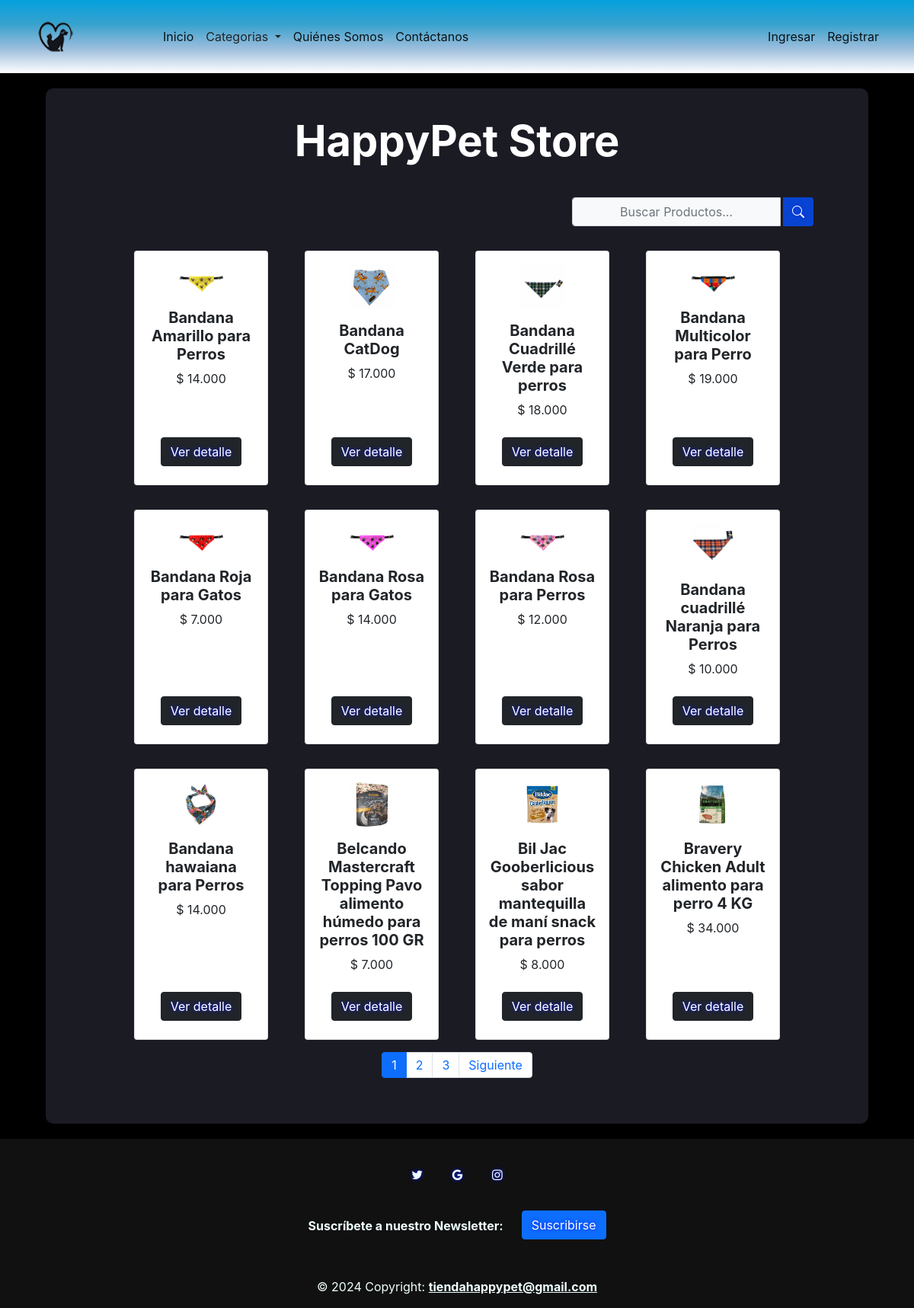
The page / on the database its author committed.
### tienda/models.py (models this page shows, shortened)
class Productos(models.Model):
    nombre = models.CharField(max_length=100)
    imagen = models.ImageField(upload_to='imgproductos/%Y/%m/%d', blank=True)
    descripcion = models.CharField(max_length=500)
    precio = models.IntegerField()
    stock = models.IntegerField(null=True, default=0)
    categoria = models.ForeignKey(Categorias, on_delete=models.PROTECT)
    oferta = models.BooleanField(default=False)
    class Meta:
        db_table = 'productos'
        verbose_name = 'Producto'
        verbose_name_plural = 'Productos'
        ordering = ['id']

### tienda/views.py (the view)
# urls.py: path('', views.index, name='index'),
def index(request):
    busqueda = request.POST.get("buscador")
    product_list = Productos.objects.order_by('nombre')
    page = request.GET.get('page', 1)
    if busqueda:
        product_list = Productos.objects.filter(
            Q(nombre__icontains = busqueda) |
            Q(descripcion__icontains = busqueda)
        ).distinct()
    try:
        paginator = Paginator(product_list, 12)
        product_list = paginator.page(page)
    except:
        raise Http404
    data = {'entity': product_list,
            'paginator': paginator
    }
    return render(request, 'index.html', data)

### tienda/context_processors.py (called while the page is built)
def extras(request):
	lista_categorias = Categorias.objects.all().order_by('nombre')
	return {'categorias':lista_categorias}

def importe_total_carro(request):
	total=0
	if request.user.is_authenticated:
		if "carro" in request.session:
			for key, value in request.session["carro"].items():
				total= total + int(value["precio"])
	return {"importe_total_carro":total}

### templates/index.html (shortened to what this page needs)
{% extends "layouts/tienda.html" %} {% load static %} {% block content %}
<div class="min-vh-100 d-flex flex-colum pb-3">
    <div class="container">
        <header class="py-3 rounded-bottom animate__animated animate__zoomIn animate__delay-0.3s">
            <div class="text-center text-white ">
                <h1 class="display-4 fw-bolder animate__animated animate__bounceInDown animate__delay-0.4s">HappyPet Store</h1>
            </div>
        </header>
        <div class="pt-3">
            <form class="d-flex d-md-inlne-block form-inline justify-content-end" method="POST" action="">
                <div class="input-group">
                    <input type="text" class="form-control bg-light border-1 small text-center" name="buscador" placeholder="Buscar Productos..." value="{{ request.POST.buscador }}">
                    <div class="input-group-append">
                        <button class="btn btn-danger mx-1" type="submit" style="background-color: #0844d1; border: #0844d1;">
                    <i class="bi bi-search bi-sm"></i>
                </button>
                    </div>
                </div>
            </form>
        </div>
        <section class="py-2">
            <div class="container px-4 px-lg-5 mt-2 animate__animated animate__fadeIn animate__delay-0.3s">
                <div class="row gx-4 gx-lg-5 row-cols-2 row-cols-md-3 row-cols-xl-4 justify-content-center">
                    {% if entity %} {% for producto in entity %}
                    <div class="col my-3">
                        <div class="card h-100 text-center py-3">
                            {% if producto.imagen %}
                            <img class="mx-auto d-block img-fluid" src="{{ producto.imagen.url }}" alt="producto" width="60px%" /> {% else %}
                            <img class="card-img-top" src="https://dummyimage.com/450x300/dee2e6/6c757d.jpg" alt="sinImagen" /> {% endif %}
                            {% load humanize %}
                            <div class="card-body p-3">
                                <div class="text-center">
                                    <h5 class="fw-bolder">{{ producto.nombre }}</h5>
                                    $ {{ producto.precio | intcomma }}
                                </div>
                            </div>
                            <div class="card-footer p-2 pt-2 border-top-0 bg-transparent">
                                <div class="text-center">
                                    <a class="btn btn-dark mt-auto" href="{% url 'tienda:detalleproducto' producto.id %}">Ver detalle</a>
                                </div>
                            </div>
                        </div>
                    </div>
                    {% endfor %} {% else %}
                    <div class="text-center text-warning">
                        <h3> No se encontraron Productos!!</h3>
                    </div>
                    {% endif %}
                </div>
                <div>
                    {% include 'paginator.html' %}
                </div>
            </div>
        </section>
    </div>
</div>
{% endblock %}

### templates/layouts/tienda.html (shortened to what this page needs)
{% load static %}
<!DOCTYPE html>
<html lang="es">
<head>
    <link href="https://cdn.jsdelivr.net/npm/bootstrap@5.3.3/dist/css/bootstrap.min.css" rel="stylesheet">
    <link rel="stylesheet" href="https://cdnjs.cloudflare.com/ajax/libs/font-awesome/4.7.0/css/font-awesome.min.css">
    <link href="https://cdn.jsdelivr.net/npm/bootstrap-icons@1.5.0/font/bootstrap-icons.css" rel="stylesheet" />
    <link rel="stylesheet" href="https://cdn.jsdelivr.net/npm/bootstrap@4.5.3/dist/css/bootstrap.min.css">
    <link rel="stylesheet" href="https://cdnjs.cloudflare.com/ajax/libs/animate.css/4.1.1/animate.min.css" />
    <link rel="stylesheet" href="{% static 'css/styles.css' %}" />
    <scri src="{% static 'js/scripts.js' %}"></script>
</head>
<body style="background-image: url('/static/assets/fondoPet.png');
">
    <nav class="navbar navbar-expand-lg navbar-light bg-danger sticky-top" style="background: linear-gradient(#04a0dd, #32a6d3f6, #9cbddc, #ffffff); border: azure;">
        <div class="container px-2 px-lg-2">
            <a class="navbar-logo" href="/">
                <img class="img-fluid" src="{% static 'assets/LogoPetChicoH.png' %}" width="50%" heigth="50%" alt="logo"></a>
            <div class="collapse navbar-collapse" id="navbarSupportedContent">
                <ul class="navbar-nav me-auto mb-2 mb-lg-0 ms-lg-4">
                    <li class="nav-item">
                        <a class="nav-link active" aria-current="page" href="/"></span>
                            Inicio
                        </a>
                    </li>
                    <div class="dropdown show">
                        <a class="nav-link dropdown-toggle text-dark" href="#" role="button" id="dropdownMenuLink" data-toggle="dropdown" aria-haspopup="true" aria-expanded="false">
                            Categorias
                        </a>
                    </div>
                    <li class="nav-item">
                        <a class="nav-link active" aria-current="page" href="/nosotros">
                            Quiénes Somos
                        </a>
                    </li>
                    <li class="nav-item">
                        <a class="nav-link active" aria-current="page" href="/contacto">
                            Contáctanos
                        </a>
                    </li>
                </ul>
                <ul class="navbar-nav d-flex ml-auto mb-2 mb-lg-0 ms-lg-4">
                    {% if user.is_authenticated %}
                    {% load humanize %}
                    {% else %}
                    <li class="nav-item">
                        <a class="nav-link active" aria-current="page" href="/login">
                            Ingresar
                        </a>
                    </li>
                    <li class="nav-item">
                        <a class="nav-link active" aria-current="page" href="/registrar">
                            Registrar
                        </a>
                    </li>
                    {% endif %}
                </ul>
            </div>
        </div>
    </nav>
<div class="wrapper" style="background-color: rgb(27, 27, 36); width: 90%; max-width: 1500px; margin: 20px auto; padding: 20px; box-shadow: 0 0 10px rgba(0, 0, 0, 0.1); border-radius: 10px;">
    <section class="container">
        {% block content%} {% endblock %}
    </section>
</div>
{% include 'includes/footer.html' %}
</body>
</html>

### templates/paginator.html (shortened to what this page needs)
{% if paginator.num_pages > 1 %}
    <div class="d-flex justify-content-center">
        <ul class="pagination">
            {% for page in paginator.page_range %}
                {% if page < 7 or page == entity.number %}
                    <li class="page-item {% if page == entity.number %} active{% endif %}">
                        <a class="page-link" href="?page={{ page }}#pagtable">{{ page }}</a>
                    </li>
                {% endif %}
            {% endfor %}
            {% if entity.has_next %}
                <li class="page-item d-none d-sm-block">
                    <a class="page-link" href="?page={{ entity.next_page_number }}#pagtable">Siguiente</a>
                </li>
            {% endif %}
        </ul>
    </div>
{% endif %}

### templates/includes/footer.html (shortened to what this page needs)
  <footer class="custom-footer text-center">
      <div class="container p-4">
        <section class="mb-4">
          <a data-mdb-ripple-init class="btn btn-outline btn-floating m-1" href="#!" role="button"
            ><i class="fa fa-twitter"></i
          ></a>
          <a data-mdb-ripple-init class="btn btn-outline btn-floating m-1" href="#!" role="button"
            ><i class="fa fa-google"></i
          ></a>
          <a data-mdb-ripple-init class="btn btn-outline btn-floating m-1" href="#!" role="button"
            ><i class="fa fa-instagram"></i
          ></a>
        </section>
        <section class="">
          <form action="">
            <div class="row d-flex justify-content-center">
              <div class="col-auto">
                <p class="pt-2">
                  <strong>Suscríbete a nuestro Newsletter:</strong>
                </p>
              </div>
              <div class="col-auto">
              <button type="button" class="btn btn-primary" data-bs-toggle="modal" data-bs-target="#exampleModal" style="background-color: linear-gradient(#ffffff, #9cbddc, #32a6d3f6, #04a0dd); color: white;"> Suscribirse
              </button>
              </div>
            </div>
          </form>
        </section>
      </div>
      <div class="text-center p-3">
        © 2024 Copyright:
        <a class="text-reset fw-bold" href="index.html">tiendahappypet@gmail.com</a>
      </div>
    </footer>

### templates/layouts/tienda.html (style rules this page uses)
.nav-link { color: black; text-decoration: none; transition: text-shadow 0.3s; }
.btn { text-shadow: 0 0 5px rgb(0, 21, 255); }

### templates/includes/footer.html (style rules this page uses)
.custom-footer { background-color: rgb(17, 17, 17); color: azure; }
.custom-footer a { color: azure; }

### rows shown on the page
Productos: imagen (picture), nombre "Bandana Amarillo para Perros", precio "14.000"
Productos: imagen (picture), nombre "Bandana CatDog", precio "17.000"
Productos: imagen (picture), nombre "Bandana Cuadrillé Verde para perros", precio "18.000"
Productos: imagen (picture), nombre "Bandana Multicolor para Perro", precio "19.000"
Productos: imagen (picture), nombre "Bandana Roja para Gatos", precio "7.000"
Productos: imagen (picture), nombre "Bandana Rosa para Gatos", precio "14.000"
Productos: imagen (picture), nombre "Bandana Rosa para Perros", precio "12.000"
Productos: imagen (picture), nombre "Bandana cuadrillé Naranja para Perros", precio "10.000"
Productos: imagen (picture), nombre "Bandana hawaiana para Perros", precio "14.000"
Productos: imagen (picture), nombre "Belcando Mastercraft Topping Pavo alimento húmedo para perros 100 GR", precio "7.000"
Productos: imagen (picture), nombre "Bil Jac Gooberlicious sabor mantequilla de maní snack para perros", precio "8.000"
Productos: imagen (picture), nombre "Bravery Chicken Adult alimento para perro 4 KG", precio "34.000"

### other values the page prints
{{ page }} "1" "2" "3"
